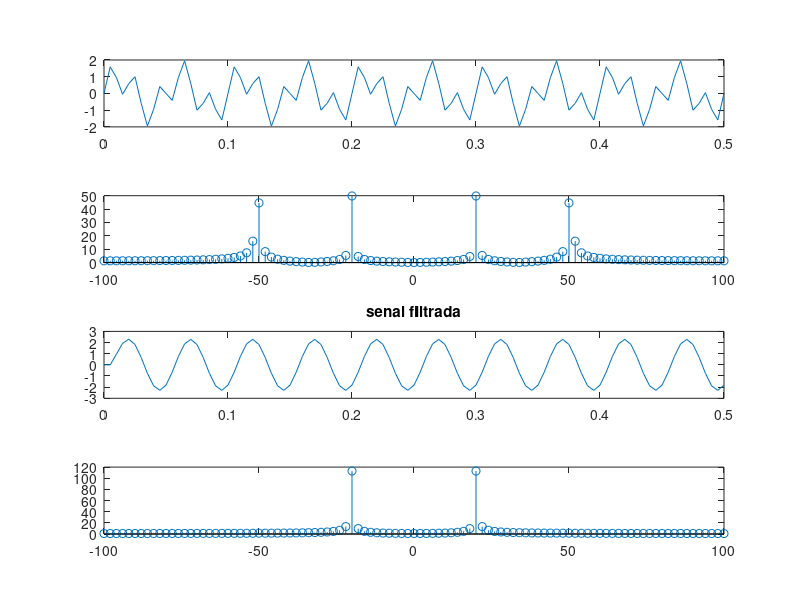

Write MATLAB code to recreate this figure.
clear;clc;clear all;

frecM = 200;

HS=tf([1 0 9858698596],[1 628 98596]);
[numZ,denZ] = tfdata(c2d(HS,1/frecM),'v');
numZ = [1 -0.0016 1];

t = [0:1/frecM:.5];
sMuestreada = sin(2*pi*50*t)+sin(2*pi*20*t);
subplot(4,1,1);
plot(t,sMuestreada);

f=linspace(-frecM/2,frecM/2,length(sMuestreada));
espectro_sMuestreada = fftshift(abs(fft(sMuestreada)));
subplot(4,1,2);
stem(f,espectro_sMuestreada);

sFiltrada(1)=0;
sFiltrada(2)=0;

for n=3:1:length(sMuestreada)
    sFiltrada(n) = sMuestreada(n)*numZ(1)+sMuestreada(n-1)*numZ(2)+sMuestreada(n-2)*numZ(3)-sFiltrada(n-1)*denZ(2)-sFiltrada(n-2)*denZ(3);
end
subplot(4,1,3);
plot(t,sFiltrada);
title('senal filtrada')

espectro_filtrada = fftshift(abs(fft(sFiltrada)));
subplot(4,1,4);
stem(f,espectro_filtrada);